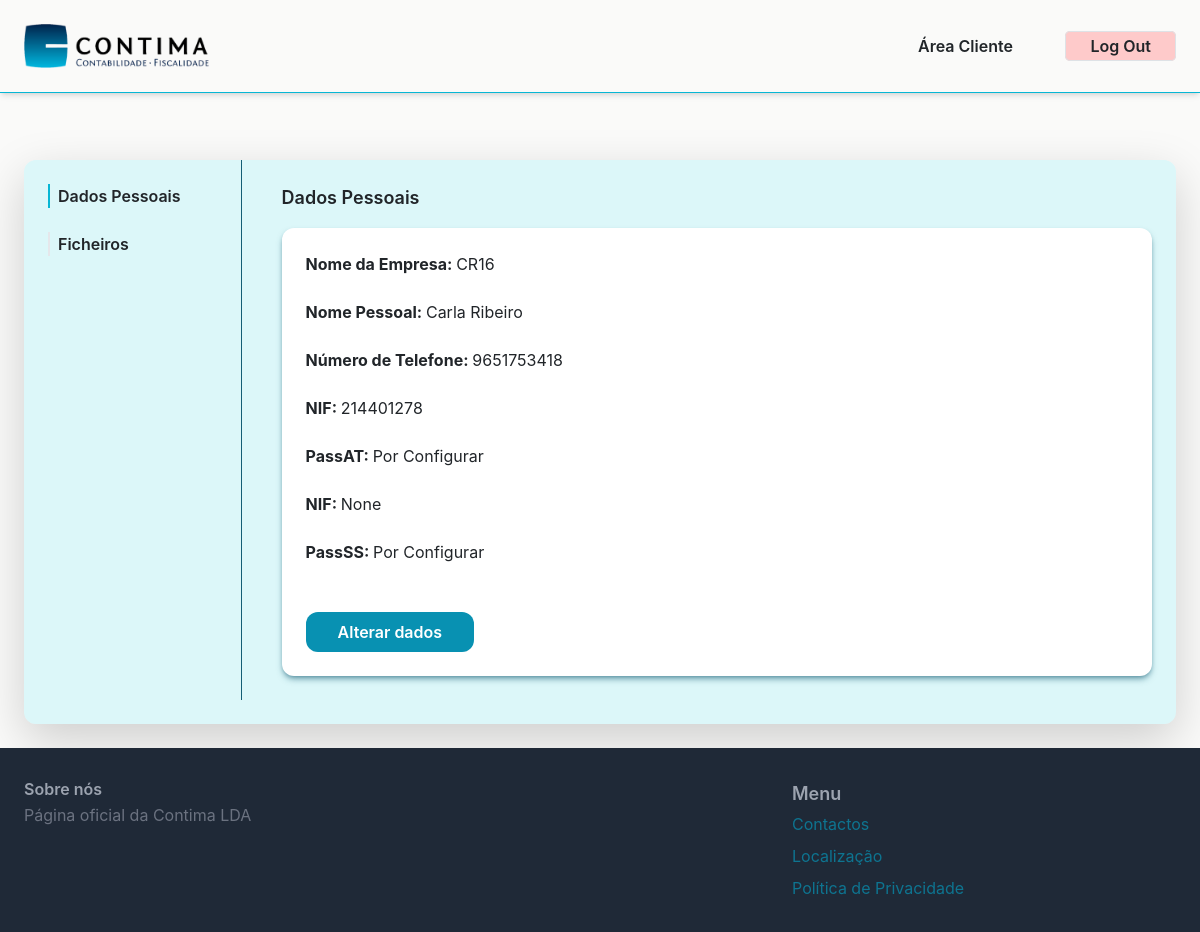
The page /areacliente/ (signed in) on the database its author committed.
### clientspace/models.py (models this page shows, shortened)
class Profile(models.Model):
    user = models.OneToOneField(User,  on_delete=models.CASCADE)
    company_name = models.CharField(max_length=255, blank=True, null=True)
    personal_name = models.CharField(max_length=255, blank=True, null=True)
    phone_number = models.CharField(max_length=20, blank=True, null=True)
    nif = models.CharField(max_length=20, blank=True, null=True)
    encrypted_passAT = models.BinaryField(blank=True, null=True)
    niss = models.CharField(max_length=20, blank=True, null=True)
    encrypted_passSS = models.BinaryField(blank=True, null=True)
    def get_passAT(self):
        try:
            f = Fernet(get_key())
            return f.decrypt(self.encrypted_passAT).decode()
        except:
            return("")
    def get_passSS(self):
        try:
            f = Fernet(get_key())
            return f.decrypt(self.encrypted_passSS).decode()
        except:
            return("")

### clientspace/views.py (the view)
# urls.py: path('areacliente/', include('clientspace.urls')),
@login_required
def clientspace(request):
    template_path = os.path.join(settings.BASE_DIR, 'Contimapp', 'clientspace', 'templates', 'clientspace', 'home.html')
    profile = Profile.objects.get(user=request.user)
    files = File.objects.filter(created_by=request.user)
    try:
        task_state = request.session.pop('task_state', None)
    finally:
        if os.path.exists(template_path):
            print("Template found:", template_path)
        else:
            print("Template not found:", template_path)
        return render(request, 'clientspace/home.html', {
            'profile': profile,
            'files': files,
            'task_state': task_state,
        })

### clientspace/models.py (called while the page is built)
def get_key():
    key = os.getenv('SECRET_KEY')
    if key is None:
        raise ValueError("A chave de criptografia não está definida!")
    return key.encode()

### clientspace/templatetags/custom_filters.py (called while the page is built)
@register.filter
def format_datetime(value):
    local_dt = localtime(value)  # Ajusta para o fuso horário local
    return local_dt.strftime('%d/%m/%Y %H:%M')  # Formato dia/mês/ano horas:minutos

### clientspace/templates/clientspace/home.html (shortened to what this page needs)
{% extends 'core/base.html' %}
{% load static %}
{% load custom_filters %}
{% block content %}
    <div class="mt-40 m-6 pb-6 grid grid-cols-5 gap-4 bg-cyan-300 bg-opacity-20 rounded-xl
    shadow-lg shadow-cyan-800/50 h-1/3">
        <div class="col-span-1 px-6 py-4 border-r border-cyan-800">
            <a href="#" class="text-md font-semibold block px-2 mb-4 border-l-2 border-cyan-500 " id="show-personal-data">Dados Pessoais</a>
            <a href="#" class="text-md font-semibold block px-2 mb-4 border-l-2 border-cyan-500" id="show-files">Ficheiros</a>
        </div>
        <div class="col-span-4 px-6 py-4 ">
            <div id="personal-data">
            <h1 class="text-lg font-semibold pb-3">Dados Pessoais</h1>
                <div class="pl-4 bg-white rounded-xl py-4 relative
                shadow-md shadow-cyan-800/50">
                    <p class="text-md mb-4"> <strong> Nome da Empresa: </strong> {{ profile.company_name }}</p>
                    <p class="text-md mb-4"> <strong> Nome Pessoal: </strong>{{ profile.personal_name }}</p>
                    <p class="text-md mb-4"> <strong> Número de Telefone: </strong>{{ profile.phone_number }}</p>
                    <p class="text-md mb-4"> <strong> NIF: </strong>{{ profile.nif }}</p>
                    {% if  profile.get_passAT %}
                        <p class="text-md mb-4"> <strong> PassAT: </strong>Configurada</p>
                    {%else%}
                        <p class="text-md mb-4"> <strong> PassAT: </strong>Por Configurar</p>
                    {%endif%}
                    <p class="text-md mb-4"> <strong> NIF: </strong>{{ profile.niss }}</p>
                    {% if  profile.get_passSS %}
                        <p class="text-md mb-4"> <strong> PassSS: </strong>Configurada</p>
                    {%else%}
                        <p class="text-md mb-4"> <strong> PassSS: </strong>Por Configurar</p>
                    {%endif%}
                    <a href="{% url 'clientspace:update_profile' %}" class=" justify-center text-md font-semibold inline-block mt-6
                    bg-cyan-600 text-white rounded-xl hover:bg-cyan-700 py-2 px-8 text-md">Alterar dados</a>
                </div>
            </div>
        </div>
    </div>
{% endblock %}

### core/templates/core/base.html (shortened to what this page needs)
<!DOCTYPE html>
<html>
<head>
    {% load static %}
    <script src="https://cdn.tailwindcss.com"></script>
    <link href="https://maxcdn.bootstrapcdn.com/bootstrap/4.5.2/css/bootstrap.min.css" rel="stylesheet">
    <link rel="stylesheet" href="{% static 'css/styles.css' %}">
</head>
<body class="bg-stone-50 flex flex-col min-h-screen">
    <header class="fixed top-0 left-0 w-full bg-white shadow-md z-50 border-cyan-500">
        <nav class="py-4 px-6 flex justify-between items-center border-b border-cyan-500 bg-stone-50">
            <a href="/" class=""> <img src="{% static 'images/logo3.png' %}" alt="Contimapp" width="185" height="155"></a>
            <div class="space-x-6">
                {% if request.user.is_authenticated %}
                    <a href="{% url 'clientspace:clientspace' %}" class="text-md py-1 px-4 font-semibold">Área Cliente</a>
                    <a href="{% url 'core:logout' %}" class="text-md py-1 px-4 border border-red-800 rounded-lg bg-red-200 font-semibold hover:bg-red-300">Log Out</a>
                {%else%}
                    <a href="{% url 'core:signup' %}" class="text-md py-1 px-4 border border-cyan-800 rounded-lg bg-cyan-200 font-semibold hover:bg-cyan-300">Criar Conta</a>
                    <a href="{% url 'core:login' %}" class="text-md py-1 px-4 border border-cyan-800 rounded-lg bg-cyan-200 font-semibold hover:bg-cyan-300">Log in</a>
                {%endif%}
            </div>
        </nav>
    </header>
    <div class="flex-grow">
        {% block content %}
        {% endblock%}
    </div>
    <footer class="bottom-0 left-0 w-full py-8 px-6 flex justify-between bg-gray-800">
        <div class="w-2/3 pr-10">
            <h3 class="mb-1 font-semibold text-gray-400">Sobre nós</h3>
            <p class="text-lg- text-gray-500"> Página oficial da Contima LDA </p>
        </div>
        <div class="w-1/3">
            <h3 class="mb-1 text-lg font-semibold text-gray-400">Menu</h3>
            <ul class="space-y-2">
                <li><a href="#" class="text-md text-cyan-700 hover:text-cyan-800">Contactos</a></li>
                <li><a href="#" class="text-md text-cyan-700 hover:text-cyan-800">Localização</a></li>
                <li><a href="#" class="text-md text-cyan-700 hover:text-cyan-800">Política de Privacidade</a></li>
            </ul>
        </div>
    </footer>
</body>
</html>

### static/css/styles.css (style rules this page uses)
a { text-decoration: none; color: inherit; }
.relative { position: relative; }

### rows shown on the page
Profile: company_name "CR16", personal_name "Carla Ribeiro", phone_number "9651753418", nif "214401278", niss "None"
